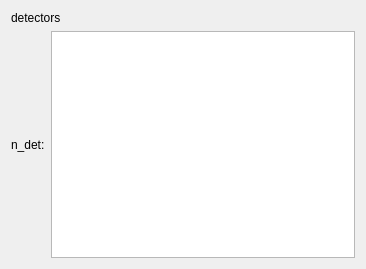
<?xml version="1.0" encoding="UTF-8"?>
<ui version="4.0">
 <class>Detectors</class>
 <widget class="QWidget" name="Detectors">
  <property name="geometry">
   <rect>
    <x>0</x>
    <y>0</y>
    <width>366</width>
    <height>269</height>
   </rect>
  </property>
  <property name="windowTitle">
   <string>Form</string>
  </property>
  <layout class="QGridLayout" name="gridLayout">
   <item row="0" column="0" colspan="2">
    <widget class="QLabel" name="label">
     <property name="text">
      <string>detectors</string>
     </property>
    </widget>
   </item>
   <item row="1" column="0">
    <widget class="QLabel" name="label_n_det">
     <property name="statusTip">
      <string>set the number of detectors</string>
     </property>
     <property name="text">
      <string>n_det:</string>
     </property>
    </widget>
   </item>
   <item row="1" column="1">
    <widget class="QTextEdit" name="textEdit">
     <property name="inputMethodHints">
      <set>Qt::ImhDigitsOnly</set>
     </property>
    </widget>
   </item>
  </layout>
 </widget>
 <resources/>
 <connections/>
</ui>
